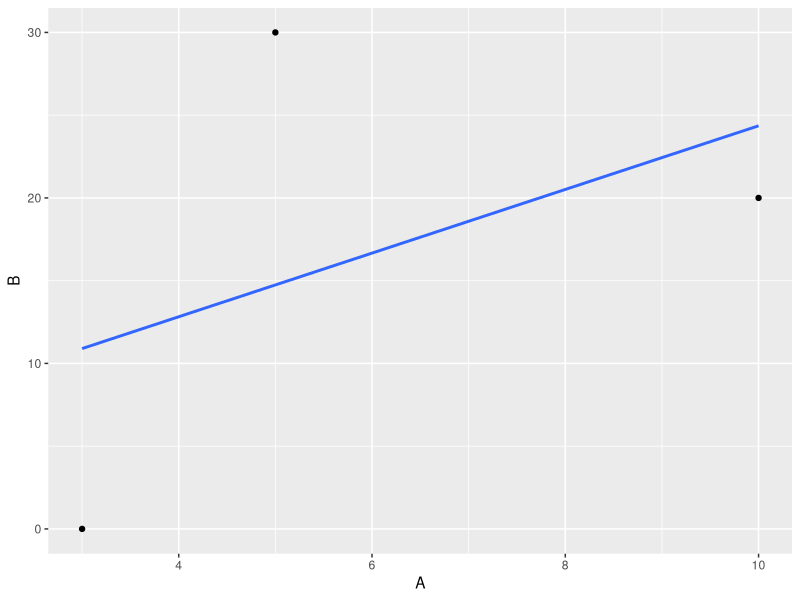
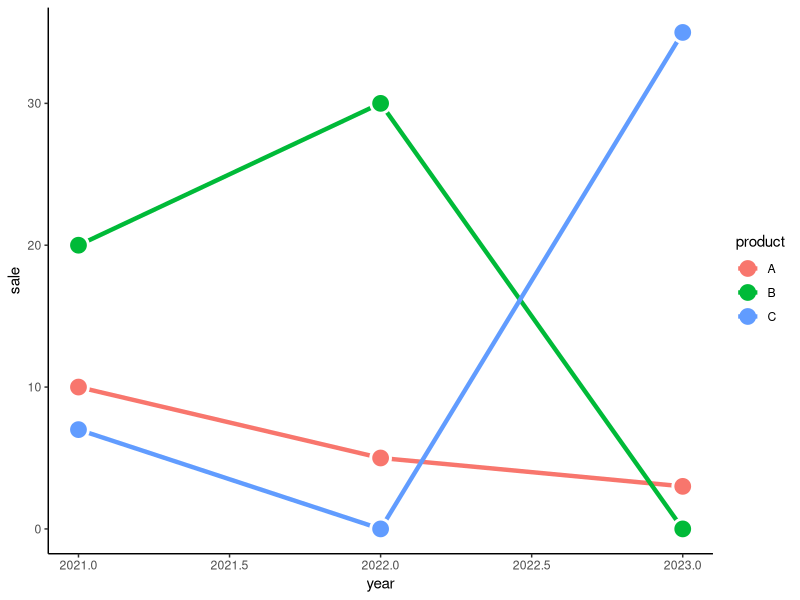
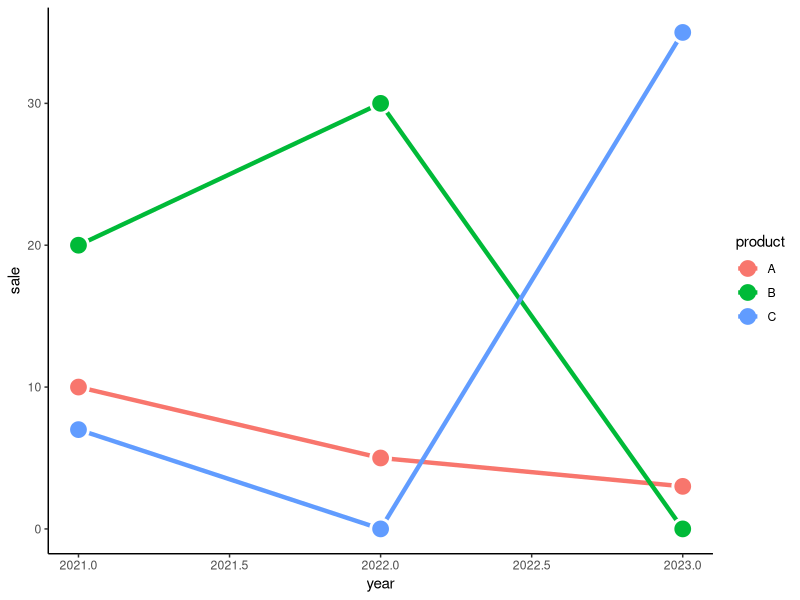
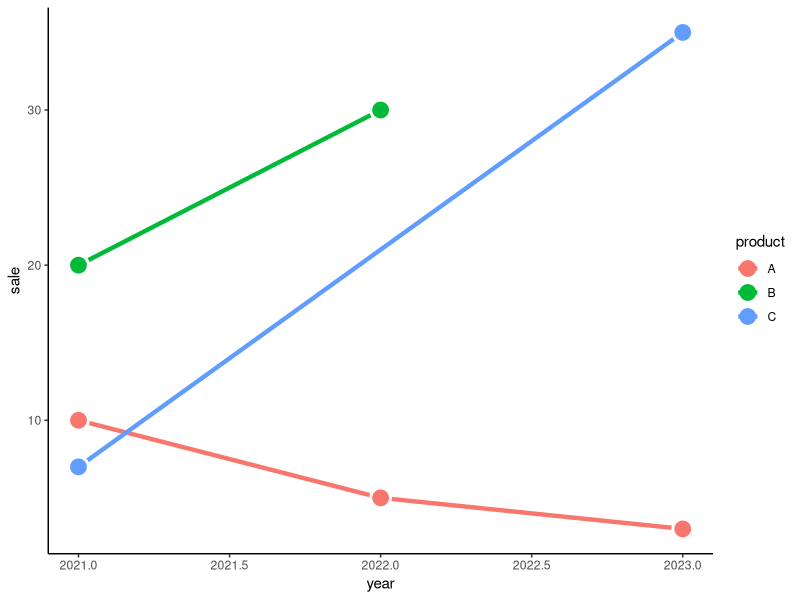

These figures' R source, in order:
## ---- chunk 1
library(tidyverse)
## ---- chunk 2
d <- tribble(~year, ~product, ~sale,
        2021, "A", 10,
        2021, "B", 20,
        2021, "C", 7,
        2022, "A", 5,
        2022, "B", 30,
        2023, "C", 35,
        2023, "A", 3)
d
## ---- chunk 3
pivot_wider(data = d, 
                  names_from = product, 
                  values_from = sale)
## ---- chunk 4
w <- pivot_wider(data = d, 
                  names_from = product, 
                  values_from = sale, 
                  values_fill = 0)
w
## ---- chunk 5
d %>% 
  pivot_wider(names_from = product, values_from = sale, values_fill = 0) %>% 
  ggplot(mapping = aes(x = A, y = B)) +
  geom_point() +
  geom_smooth(method = "lm", se = FALSE)
## ---- chunk 6
d2 <- pivot_longer(data = w,
             cols = c("A", "B", "C"), names_to = "product",
             values_to = "sale")
d2
## ---- chunk 7
ggplot(data = d2, mapping = aes(x = year, y = sale, color = product)) +
  geom_line(size = 1.5) +
  geom_point(size = 7, color = "white") +
  geom_point(size = 5) +
  theme_classic()

## ---- chunk 8
d %>% 
  pivot_wider(names_from = product, values_from = sale, values_fill = 0) %>% 
  pivot_longer(cols = c("A", "B", "C"), names_to = "product", values_to = "sale") %>% 
  ggplot(data = d2, mapping = aes(x = year, y = sale, color = product)) +
  geom_line(size = 1.5) +
  geom_point(size = 7, color = "white") +
  geom_point(size = 5) +
  theme_classic()
## ---- chunk 9
ggplot(data = d, mapping = aes(x = year, y = sale, color = product)) +
  geom_line(size = 1.5) +
  geom_point(size = 7, color = "white") +
  geom_point(size = 5) +
  theme_classic()

